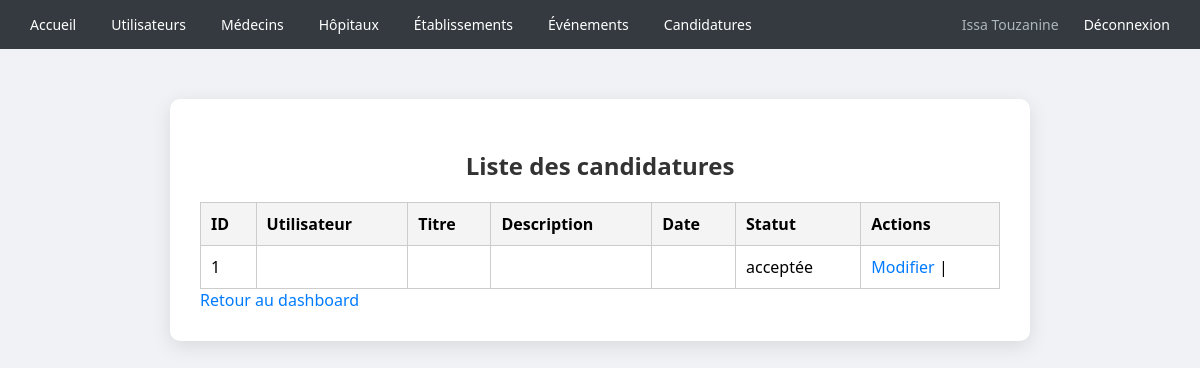
Page /src/vue/ListeCandidatures.php (signed in) on the earlier database version.
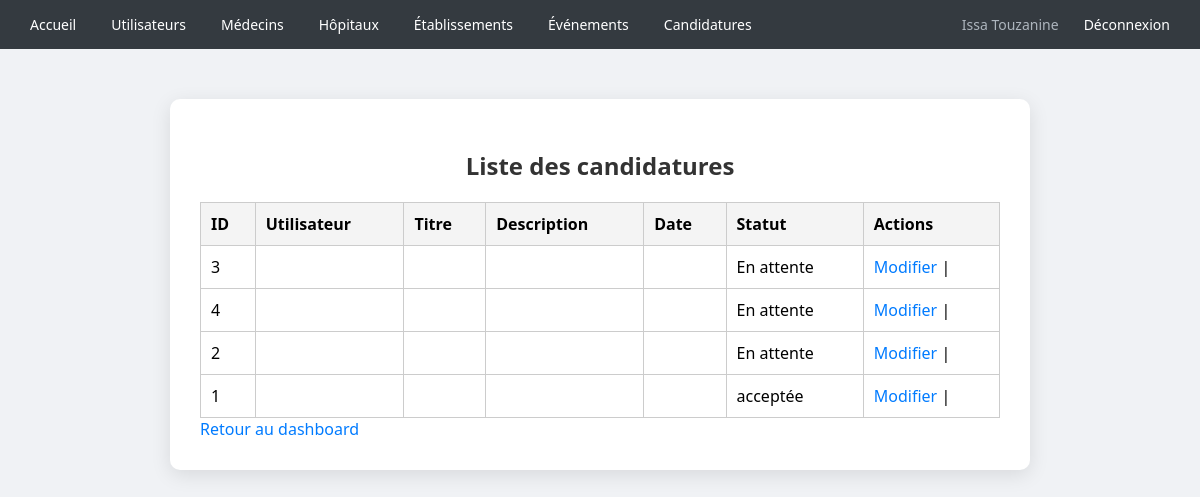
Same page on the later database version.
### tables this page shows
CREATE TABLE IF NOT EXISTS `candidature` (
                                             `id_candidature` int NOT NULL AUTO_INCREMENT,
                                             `motivation` text NOT NULL,
                                             `statut` varchar(50) NOT NULL,
    `date_candidature` date NOT NULL,
    `ref_offre` int NOT NULL,
    `ref_utilisateur` int NOT NULL,
    `cv_path` varchar(255) DEFAULT NULL,
    PRIMARY KEY (`id_candidature`),
    KEY `ref_offre_candidature` (`ref_offre`),
    KEY `ref_utilisateur_candidature` (`ref_utilisateur`)
    );

### src/repository/CandidatureRepository.php (called while the page is built, shortened)
<?php
class CandidatureRepository
{
    private PDO $bdd;
    public function __construct(PDO $bdd)
    {
        $this->bdd = $bdd;
    }
    public function findAll(): array
    {
        $stmt = $this->bdd->query("SELECT * FROM candidature ORDER BY date_candidature DESC");
        return $stmt->fetchAll(PDO::FETCH_ASSOC);
    }
}

### src/vue/ListeCandidatures.php (the view, shortened to what this page needs)
<?php
require_once __DIR__ . '/../repository/CandidatureRepository.php';
$database = new Bdd();
$bdd = $database->getBdd();
$cRepo = new CandidatureRepository($bdd);
$candidatures = $cRepo->findAll();
include __DIR__ . '/header.php';
?>
<h2>Liste des candidatures</h2>
<table>
    <thead>
    <tr>
        <th>ID</th>
        <th>Utilisateur</th>
        <th>Titre</th>
        <th>Description</th>
        <th>Date</th>
        <th>Statut</th>
        <th>Actions</th>
    </tr>
    </thead>
    <tbody>
    <?php foreach($candidatures as $c): ?>
        <tr>
            <td><?= $c['id_candidature'] ?></td>
            <td><?= htmlspecialchars($c['prenom'].' '.$c['nom']) ?></td>
            <td><?= htmlspecialchars($c['titre_poste']) ?></td>
            <td><?= htmlspecialchars($c['description']) ?></td>
            <td><?= $c['date_creation'] ?></td>
            <td><?= htmlspecialchars($c['statut']) ?></td>
            <td>
                <a href="ModifierCandidature.php?id=<?= $c['id_candidature'] ?>">Modifier</a> |
            </td>
        </tr>
    <?php endforeach; ?>
    </tbody>
</table>
<a class="btn" href="../vue/admin.php">Retour au dashboard</a>
<?php include __DIR__ . '/footer.php'; ?>

Differences in the rows shown:
added candidature: id_candidature "3", statut "En attente"
added candidature: id_candidature "4", statut "En attente"
added candidature: id_candidature "2", statut "En attente"
